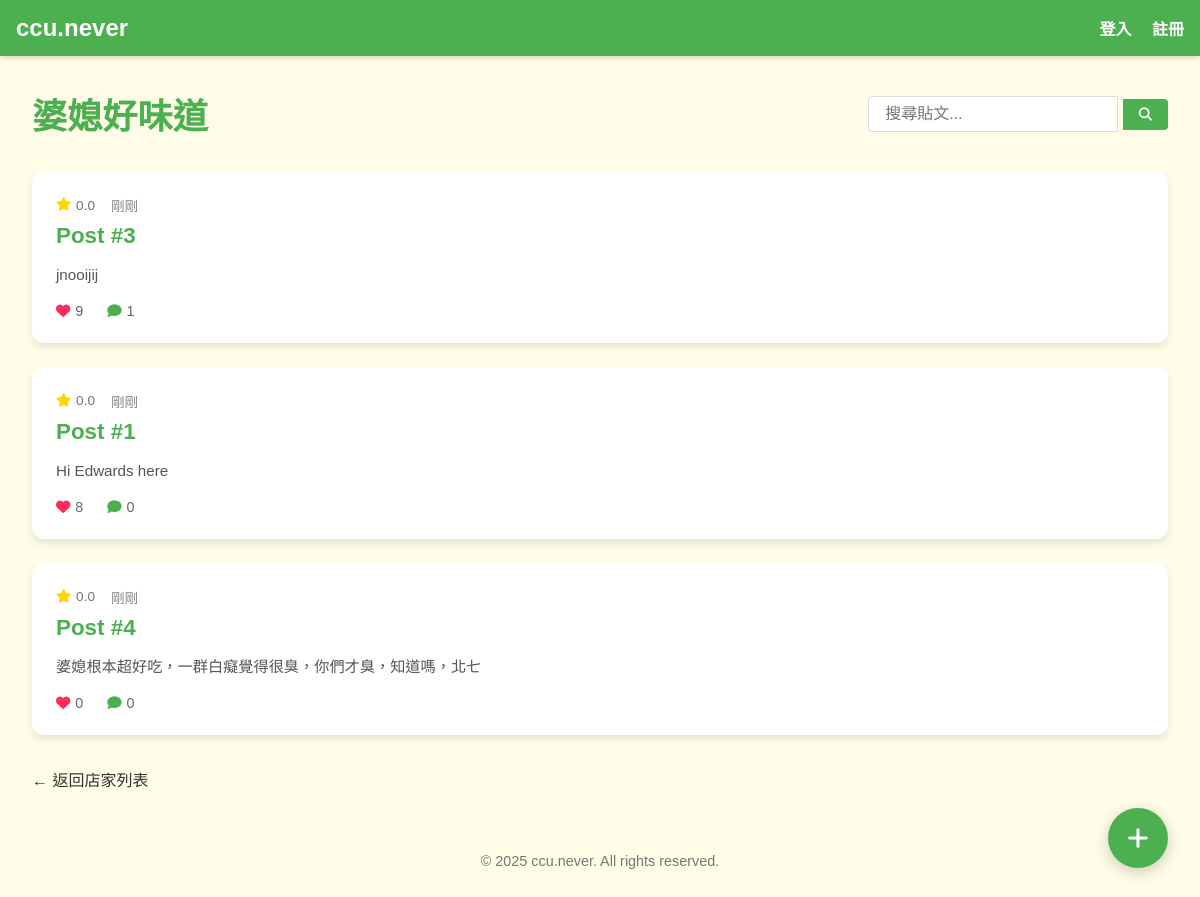
Page /establishment/1 on the earlier database version.
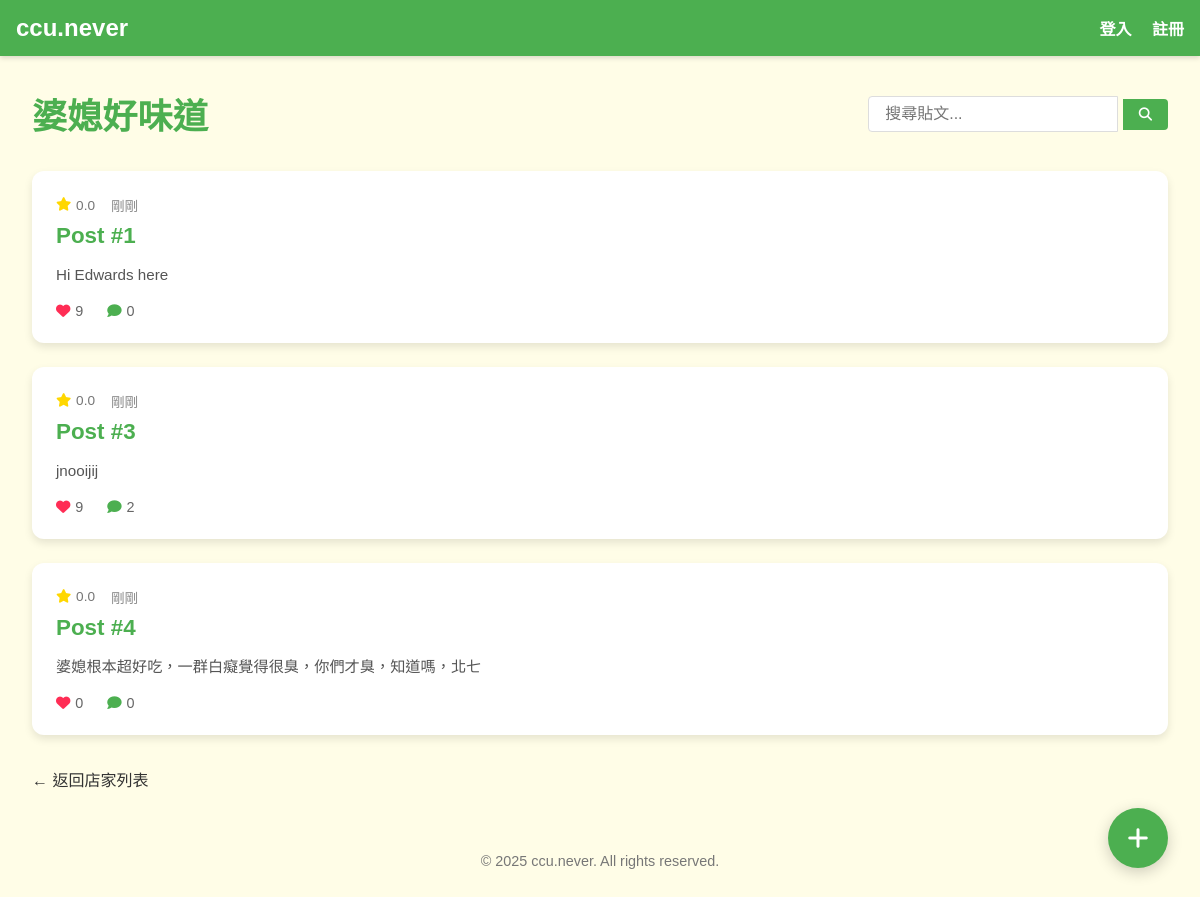
Same page on the later database version.
### app.py (models this page shows)
class Establishment(db.Model):
    id = db.Column(db.Integer, primary_key=True)
    name = db.Column(db.String(100), unique=True, nullable=False)

class Post(db.Model):
    id = db.Column(db.Integer, primary_key=True)
    establishment_id = db.Column(db.Integer, db.ForeignKey("establishment.id"), nullable=False)
    content = db.Column(db.Text, nullable=False)
    likes = db.Column(db.Integer, default=0)
    establishment = db.relationship("Establishment", backref=db.backref("posts", lazy=True))
    @property
    def title(self):
        return f"Post #{self.id}"
    @property
    def rating(self):
        return 0.0
    @property
    def comment_count(self):
        return Comment.query.filter_by(post_id=self.id).count()
    @property
    def time_since(self):
        now = datetime.utcnow()
        return "剛剛"

### app.py (the view)
@app.route("/establishment/<int:est_id>")
def show_establishment(est_id):
    establishment = Establishment.query.get_or_404(est_id)
    posts = Post.query.filter_by(establishment_id=est_id).order_by(Post.likes.desc()).all()
    search_query = request.args.get('search', '')
    if search_query:
        posts = [p for p in posts if search_query.lower() in p.content.lower()]
    return render_template("establishment.html", establishment=establishment, posts=posts, search_query=search_query)

### templates/establishment.html (shortened to what this page needs)
<!DOCTYPE html>
<html lang="zh-TW">
  <head>
    <link rel="stylesheet" href="{{ url_for('static', filename='styles/main.css') }}">
    <link rel="stylesheet" href="https://cdnjs.cloudflare.com/ajax/libs/font-awesome/6.4.0/css/all.min.css">
  </head>
  <body>
    <nav class="navbar">
      <a href="{{ url_for('home') }}" class="logo">ccu.never</a>
      <div class="nav-links">
        {% if session['user_id'] %}
          <span>您好, {{ session['username'] }}</span>
          <a href="{{ url_for('logout') }}">登出</a>
        {% else %}
          <a href="{{ url_for('login') }}">登入</a>
          <a href="{{ url_for('register') }}">註冊</a>
        {% endif %}
      </div>
    </nav>
    <button id="create-post-btn" class="floating-button" aria-label="新增貼文">
      <i class="fas fa-plus"></i>
    </button>
    <div class="establishment-container">
      <div class="establishment-header">
        <h1>{{ establishment.name }}</h1>
        <div class="post-search">
          <form action="{{ url_for('show_establishment', est_id=establishment.id) }}" method="GET">
            <input type="text" name="search" placeholder="搜尋貼文..." value="{{ search_query }}">
            <button type="submit"><i class="fas fa-search"></i></button>
          </form>
        </div>
      </div>
      <div class="posts-container">
        {% if posts %}
          <div class="posts-list">
            {% for post in posts %}
              <div class="post-card" data-post-id="{{ post.id }}">
                <div class="post-meta-info">
                  <div class="post-rating">
                    <i class="fas fa-star"></i> <span>{{ post.rating }}</span>
                  </div>
                  <div class="post-time">{{ post.time_since }}</div>
                </div>
                <h3 class="post-title">{% if post.title %}{{ post.title }}{% else %}Post #{{ post.id }}{% endif %}</h3>
                <div class="post-preview">
                  <p>{{ post.content[:100] }}{% if post.content|length > 100 %}...{% endif %}</p>
                </div>
                <div class="post-stats">
                  <div class="post-likes">
                    <i class="fas fa-heart"></i> <span>{{ post.likes }}</span>
                  </div>
                  <div class="post-comments">
                    <i class="fas fa-comment"></i> <span>{{ post.comment_count }}</span>
                  </div>
                </div>
              </div>
            {% endfor %}
          </div>
        {% else %}
          <div class="no-posts">
            <p>目前沒有關於此店家的評論。成為第一個分享體驗的人！</p>
          </div>
        {% endif %}
      </div>
      <div class="back-link">
        <a href="{{ url_for('list_establishments') }}" class="btn-back">← 返回店家列表</a>
      </div>
    </div>
    <footer>
      <p>© 2025 ccu.never. All rights reserved.</p>
    </footer>
  </body>
</html>

### static/styles/main.css (style rules this page uses)
* { box-sizing: border-box; }
html, body { margin: 0; padding: 0; font-family: "Noto Sans TC", "Microsoft JhengHei", sans-serif; color: #333; }
body { background-color: #FFFDE7; min-height: 100vh; overflow-y: scroll; }
:root { --color-primary: #FFC107; --color-secondary: #4CAF50; --color-bg: #F5F5F5; --color-accent: #FF5722; --color-text-dark: #333; --color-text-light: #fff; --navbar-height: 56px; --card-shadow: 0 4px 8px rgba(0, 0, 0, 0.1); --card-radius: 12px; --heart-color: #ff2d55; }
.navbar { position: sticky; top: 0; width: 100%; z-index: 999; display: flex; justify-content: space-between; align-items: center; background: var(--color-secondary); padding: 0.75rem 1rem; box-shadow: 0 2px 5px rgba(0, 0, 0, 0.15); height: var(--navbar-height); }
.navbar .logo { font-size: 1.5rem; font-weight: bold; color: var(--color-text-light); text-decoration: none; }
.navbar .nav-links a, .navbar .nav-links span { color: var(--color-text-light); text-decoration: none; margin-left: 1rem; font-weight: 600; }
footer { padding: 1rem; text-align: center; font-size: 0.9rem; color: #777; margin-top: 0; }
.establishment-container { max-width: 1200px; margin: 0 auto; padding: 2rem; }
.establishment-header { display: flex; justify-content: space-between; align-items: center; margin-bottom: 2rem; flex-wrap: wrap; }
.establishment-header h1 { color: var(--color-secondary); margin: 0; font-size: 2.2rem; }
.post-search { display: flex; align-items: center; }
.post-search input { padding: 0.5rem 1rem; border: 1px solid #ddd; border-radius: 4px 0 0 4px; font-size: 1rem; width: 250px; }
.post-search button { background: var(--color-secondary); color: white; border: none; padding: 0.5rem 1rem; border-radius: 0 4px 4px 0; cursor: pointer; }
.posts-container { display: grid; gap: 2rem; }
.posts-list { display: grid; gap: 1.5rem; }
.post-card { background: white; border-radius: var(--card-radius); box-shadow: var(--card-shadow); padding: 1.5rem; transition: transform 0.3s, box-shadow 0.3s; }
.post-title { margin: 0; font-size: 1.3rem; color: var(--color-secondary); }
.back-link { margin-top: 2rem; }
.btn-back { color: var(--color-text-dark); text-decoration: none; display: inline-flex; align-items: center; gap: 0.5rem; transition: color 0.3s; }
.floating-button { position: fixed; bottom: 2rem; right: 2rem; width: 60px; height: 60px; border-radius: 50%; background: var(--color-secondary); color: white; display: flex; align-items: center; justify-content: center; font-size: 1.5rem; box-shadow: 0 4px 15px rgba(0, 0, 0, 0.2); border: none; cursor: pointer; z-index: 990; transition: transform 0.3s, background-color 0.3s; }
.post-card { position: relative; padding: 1.5rem; cursor: pointer; }
.post-meta-info { display: flex; align-items: center; gap: 1rem; margin-bottom: 0.5rem; font-size: 0.85rem; color: #777; }
.post-rating { display: flex; align-items: center; gap: 0.3rem; }
.post-rating i { color: #FFD700; }
.post-time { color: #888; }
.post-title { font-size: 1.4rem; margin: 0.5rem 0 0.8rem; color: var(--color-secondary); }
.post-preview { font-size: 0.95rem; margin-bottom: 1rem; color: #555; line-height: 1.5; }
.post-stats { display: flex; align-items: center; gap: 1.5rem; font-size: 0.9rem; color: #666; }
.post-likes, .post-comments { display: flex; align-items: center; gap: 0.3rem; }
.post-likes i { color: var(--heart-color); }
.post-comments i { color: var(--color-secondary); }

Differences in the rows shown:
changed Post "Post #1": likes "8" → "9"; moves up the list
computed for Post "Post #3": comment_count "1" → "2"
